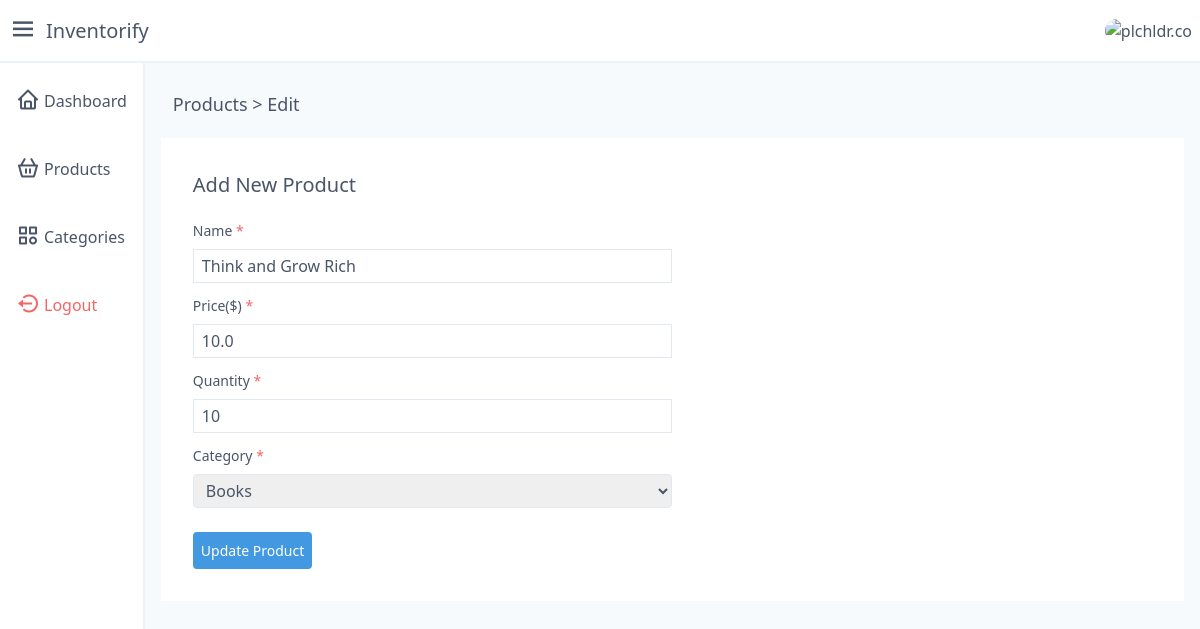
Page /products/edit/2 (signed in) on the committed database.
### models.py (models this page shows, shortened)
class Product(Base):
    __tablename__ = 'products'
    id = Column(Integer, primary_key=True)
    name = Column(String, nullable=False)
    price = Column(Float, nullable=False)
    quantity = Column(Integer, default=0)
    user_id = Column(Integer, ForeignKey('users.id'))
    category_id = Column(Integer, ForeignKey('categories.id'))
    user = relationship('User', back_populates='products')
    category = relationship('Category', back_populates='products')
    __table_args__ = (UniqueConstraint('name', 'user_id', name='_name_uc'),)

### app.py (the view)
@app.get('/products/edit/<id>')
def products_edit(id):
    user_id = session.get('user_id')
    if not user_id:
        return redirect('/login')
    product = db.fetch_product(user_id, id)
    categories = db.fetch_categories(user_id)
    if not product:
        return redirect('/products')
    return render_template(
        'auth/products-edit.html',
        product=product,
        categories=categories,
    )

### database.py (called while the page is built)
    def fetch_categories(self, user_id):
        return (
            self.session.query(Category)
                .filter(Category.user_id == user_id)
                .all()
        )

    def fetch_product(self, user_id, product_id):
        return (
            self.session.query(Product)
                .filter(Product.user_id == user_id)
                .filter(Product.id == product_id)
                .first()
        )

### templates/auth/products-edit.html (shortened to what this page needs)
{% extends 'auth/layout.j2' %}
{% block main %}
<div class="m-3 text-lg">
  Products > Edit
</div>
{% with v_error = get_flashed_messages(category_filter=["validation_error"]) %}
<section class="flex justify-center">
  <div class="w-full lg:p-8 p-4 bg-white mt-2">
    <h3 class="text-xl">Add New Product</h3>
    <form method="POST" action="/products/edit/{{product.id}}" class="mt-5" enctype="multipart/form-data">
      <div class="my-3">
        <label class="text-sm block">
          Name <span class="text-red-500">*</span>
        </label>
        <div class="mt-2">
          <input name="name" value="{{ product.name }}" type="text" class="px-2 py-1 lg:w-1/2 border border-gray-300"
            required />
        </div>
      </div>
      <div class="my-3">
        <label class="text-sm block">
          Price($) <span class="text-red-500">*</span>
        </label>
        <div class="mt-2">
          <input name="price" value={{ product.price }} type="number" class="px-2 py-1 lg:w-1/2 border border-gray-300"
            required />
        </div>
      </div>
      <div class="my-3">
        <label class="text-sm block">
          Quantity <span class="text-red-500">*</span>
        </label>
        <div class="mt-2">
          <input name="quantity" value={{ product.quantity }} type="number"
            class="px-2 py-1 lg:w-1/2 border border-gray-300" required />
        </div>
      </div>
      <div class="my-3">
        <label class="text-sm block">
          Category <span class="text-red-500">*</span>
        </label>
        <div class="mt-2">
          <select name="category_id" class="px-2 py-1 md:w-1/2 border border-gray-300 rounded" required>
            {% for category in categories %}
            <option value="{{category.id}}" {{ 'selected' if category.id==product.category_id else '' }}>
              {{ category.name}}
            </option>
            {% endfor %}
          </select>
        </div>
      </div>
      <div class="mt-6">
        <button type='submit' class="p-2 bg-blue-500 text-white text-sm rounded">Update Product</button>
      </div>
    </form>
  </div>
</section>
{% endwith %}
{% endblock %}

### rows in the picture
Product: name "Think and Grow Rich", price "10.0", quantity "10"

### other values in the picture
form field category_id "Books"
